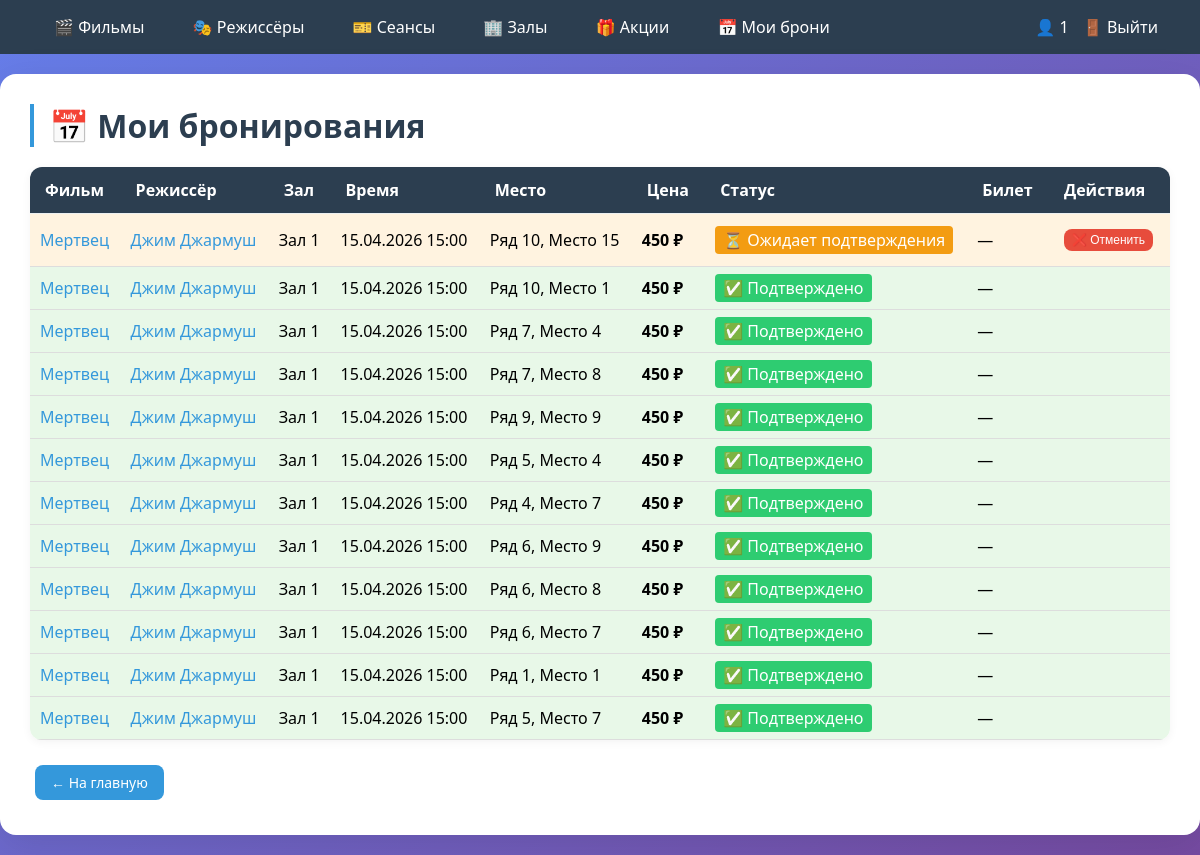
Screenshot of /my-bookings/ (signed in) with the database file from the repository.
### cinema/models.py (models this page shows, shortened)
class User(AbstractUser):
    birth_date = models.DateField('Дата рождения', null=True, blank=True)
    groups = models.ManyToManyField(
        'auth.Group',
        verbose_name='groups',
        blank=True,
        help_text='The groups this user belongs to.',
        related_name='cinema_user_set',
        related_query_name='cinema_user',
    )
    user_permissions = models.ManyToManyField(
        'auth.Permission',
        verbose_name='user permissions',
        blank=True,
        help_text='Specific permissions for this user.',
        related_name='cinema_user_set',
        related_query_name='cinema_user',
    )
    class Meta:
        verbose_name = 'Пользователь'
        verbose_name_plural = 'Пользователи'
        swappable = 'AUTH_USER_MODEL'

class Booking(models.Model):
    STATUS_CHOICES = [
        ('pending', 'Ожидает подтверждения'),
        ('confirmed', 'Подтверждено'),
        ('cancelled', 'Отменено'),
    ]
    session = models.ForeignKey(Session, on_delete=models.CASCADE, verbose_name='Сеанс', related_name='bookings')
    user = models.ForeignKey(User, on_delete=models.CASCADE, verbose_name='Пользователь', related_name='bookings')
    seat_row = models.IntegerField('Ряд')
    seat_number = models.IntegerField('Место')
    status = models.CharField('Статус', max_length=20, choices=STATUS_CHOICES, default='pending')
    created_at = models.DateTimeField('Дата бронирования', auto_now_add=True)
    class Meta:
        verbose_name = 'Бронирование'
        verbose_name_plural = 'Бронирования'
        unique_together = ('session', 'seat_row', 'seat_number')

class Session(models.Model):
    movie = models.ForeignKey(Movie, on_delete=models.CASCADE, verbose_name='Фильм', related_name='sessions')
    hall = models.ForeignKey(Hall, on_delete=models.CASCADE, verbose_name='Зал', related_name='sessions')
    start_time = models.DateTimeField('Время начала')
    price = models.DecimalField('Цена', max_digits=8, decimal_places=2)
    def get_active_promotion(self):
        from django.utils import timezone
        today = timezone.now().date()
        promotions = self.movie.promotion_set.filter(
            is_active=True,
            start_date__lte=today,
            end_date__gte=today
        )
        return promotions.first() if promotions.exists() else None
    class Meta:
        verbose_name = 'Сеанс'
        verbose_name_plural = 'Сеансы'

class Movie(models.Model):
    title = models.CharField('Название', max_length=200)
    description = models.TextField('Описание')
    duration_min = models.IntegerField('Длительность (мин)')
    rating = models.FloatField('Рейтинг', default=0.0)
    poster = models.ImageField('Постер', upload_to='posters/', blank=True, null=True)
    release_year = models.IntegerField('Год выпуска')
    director = models.ForeignKey(Director, on_delete=models.SET_NULL, null=True, blank=True, verbose_name='Режиссёр',
                                 related_name='movies')
    genres = models.ManyToManyField(Genre, through='MovieGenre', verbose_name='Жанры')
    class Meta:
        verbose_name = 'Фильм'
        verbose_name_plural = 'Фильмы'

class Director(models.Model):
    name = models.CharField('Имя', max_length=200)
    birth_date = models.DateField('Дата рождения', null=True, blank=True)
    birth_place = models.CharField('Место рождения', max_length=200, blank=True)
    biography = models.TextField('Биография', blank=True)
    photo = models.ImageField('Фото', upload_to='directors/', blank=True, null=True)
    class Meta:
        verbose_name = 'Режиссёр'
        verbose_name_plural = 'Режиссёры'

class Hall(models.Model):
    number = models.IntegerField('Номер зала', unique=True)
    capacity = models.IntegerField('Вместимость')
    sound_system = models.CharField('Звуковая система', max_length=100)
    class Meta:
        verbose_name = 'Кинозал'
        verbose_name_plural = 'Кинозалы'

### cinema/views.py (the view)
# urls.py: path('my-bookings/', views.my_bookings, name='my_bookings'),
@login_required
def my_bookings(request):
    bookings = Booking.objects.filter(user=request.user).select_related(
        'session', 'session__movie', 'session__hall'
    ).order_by('-created_at')
    return render(request, 'cinema/my_bookings.html', {'bookings': bookings})

### cinema/templates/cinema/my_bookings.html (shortened to what this page needs)
{% extends 'cinema/base.html' %}
{% block content %}
<h1>📅 Мои бронирования</h1>
{% if bookings %}
    <table style="width: 100%; border-collapse: collapse;">
        <thead>
            <tr>
                <th>Фильм</th>
                <th>Режиссёр</th>
                <th>Зал</th>
                <th>Время</th>
                <th>Место</th>
                <th>Цена</th>
                <th>Статус</th>
                <th>Билет</th>
                <th>Действия</th>
            </tr>
        </thead>
        <tbody>
            {% for booking in bookings %}
            <tr style="{% if booking.status == 'pending' %}background: #fff3e0;{% elif booking.status == 'cancelled' %}background: #f8d7da;{% elif booking.status == 'confirmed' %}background: #e8f8e8;{% endif %}">
                <td style="padding: 10px; border-bottom: 1px solid #ddd;">
                    {% if booking.session %}
                        <a href="{% url 'movie_detail' booking.session.movie.id %}">{{ booking.session.movie.title }}</a>
                    {% else %}
                        <span style="color: #888;">Сеанс удалён</span>
                    {% endif %}
                <td style="padding: 10px; border-bottom: 1px solid #ddd;">
                    {% if booking.session and booking.session.movie.director %}
                        <a href="{% url 'director_detail' booking.session.movie.director.id %}">{{ booking.session.movie.director.name }}</a>
                    {% else %}
                        —
                    {% endif %}
                <td style="padding: 10px; border-bottom: 1px solid #ddd;">
                    {% if booking.session %}
                        Зал {{ booking.session.hall.number }}
                    {% else %}
                        —
                    {% endif %}
                <td style="padding: 10px; border-bottom: 1px solid #ddd;">
                    {% if booking.session %}
                        {{ booking.session.start_time|date:"d.m.Y H:i" }}
                    {% else %}
                        —
                    {% endif %}
                <td style="padding: 10px; border-bottom: 1px solid #ddd;">Ряд {{ booking.seat_row }}, Место {{ booking.seat_number }}</a>
                <td style="padding: 10px; border-bottom: 1px solid #ddd;">
                    {% if booking.price_at_booking %}
                        {% if booking.discount_applied > 0 %}
                            <span style="text-decoration: line-through; color: #888;">{{ booking.session.price|floatformat:0 }} ₽</span>
                            <strong style="color: #2ecc71;">{{ booking.price_at_booking|floatformat:0 }} ₽</strong>
                            <span style="background: #f39c12; color: white; padding: 2px 6px; border-radius: 4px; font-size: 10px;">-{{ booking.discount_applied }}%</span>
                        {% else %}
                            <strong>{{ booking.price_at_booking|floatformat:0 }} ₽</strong>
                        {% endif %}
                    {% else %}
                        {% if booking.session %}
                            {% with promotion=booking.session.get_active_promotion %}
                                {% if promotion %}
                                    <span style="text-decoration: line-through; color: #888;">{{ booking.session.price|floatformat:0 }} ₽</span>
                                    <strong style="color: #2ecc71;">{{ booking.session.get_discounted_price|floatformat:0 }} ₽</strong>
                                    <span style="background: #f39c12; color: white; padding: 2px 6px; border-radius: 4px; font-size: 10px;">-{{ promotion.discount_percent }}%</span>
                                {% else %}
                                    <strong>{{ booking.session.price|floatformat:0 }} ₽</strong>
                                {% endif %}
                            {% endwith %}
                        {% else %}
                            —
                        {% endif %}
                    {% endif %}
                <td style="padding: 10px; border-bottom: 1px solid #ddd;">
                    {% if booking.status == 'pending' %}
                        <span style="background: #f39c12; color: white; padding: 3px 8px; border-radius: 4px;">⏳ Ожидает подтверждения</span>
                    {% elif booking.status == 'confirmed' %}
                        <span style="background: #2ecc71; color: white; padding: 3px 8px; border-radius: 4px;">✅ Подтверждено</span>
                    {% else %}
                        <span style="background: #e74c3c; color: white; padding: 3px 8px; border-radius: 4px;">❌ Отменено</span>
                    {% endif %}
                <td style="padding: 10px; border-bottom: 1px solid #ddd;">
                    {% if booking.ticket %}
                        🎫 <a href="{% url 'ticket_detail' booking.ticket.id %}">Билет #{{ booking.ticket.id }}</a>
                    {% else %}
                        —
                    {% endif %}
                <td style="padding: 10px; border-bottom: 1px solid #ddd;">
                    {% if booking.status == 'pending' and booking.session %}
                        <form method="post" action="{% url 'cancel_booking' booking.id %}" style="display: inline;">
                            <button type="submit" class="btn btn-danger" style="padding: 4px 8px; font-size: 12px;" onclick="return confirm('Отменить бронирование?')">❌ Отменить</button>
                        </form>
                    {% elif booking.status == 'cancelled' %}
                        <span style="color: #888;">—</span>
                    {% endif %}
            </tr>
            {% endfor %}
        </tbody>
    </table>
{% endif %}
<div style="margin-top: 20px;">
    <a href="{% url 'movie_list' %}" class="btn">← На главную</a>
</div>
{% endblock %}

### cinema/templates/cinema/base.html (shortened to what this page needs)
{% load static %}
<!DOCTYPE html>
<html lang="ru">
<head>
    <link rel="stylesheet" href="{% static 'cinema/style.css' %}">
</head>
<body>
    <nav>
        <div>
            <a href="{% url 'movie_list' %}">🎬 Фильмы</a>
            <a href="{% url 'director_list' %}">🎭 Режиссёры</a>
            <a href="{% url 'session_list' %}">🎫 Сеансы</a>
            <a href="{% url 'hall_list' %}">🏢 Залы</a>
            <a href="{% url 'promotion_list' %}">🎁 Акции</a>
            {% if user.is_authenticated %}
                <a href="{% url 'my_bookings' %}">📅 Мои брони</a>
            {% endif %}
        </div>
        <div>
            {% if user.is_authenticated %}
                <span>👤 {{ user.username }}</span>
                <form method="post" action="{% url 'logout' %}" style="display: inline;">
                    <button type="submit">🚪 Выйти</button>
                </form>
            {% else %}
                <a href="{% url 'login' %}">🔐 Вход</a>
                <a href="{% url 'register' %}">📝 Регистрация</a>
            {% endif %}
        </div>
    </nav>
    <div class="container">
        {% block content %}{% endblock %}
    </div>
</body>
</html>

### cinema/static/cinema/style.css (style rules this page uses)
* { margin: 0; padding: 0; box-sizing: border-box; }
body { font-family: Arial, sans-serif; background: #f5f5f5; }
nav { background: #2c3e50; color: white; padding: 1rem 2rem; display: flex; justify-content: space-between; align-items: center; flex-wrap: wrap; }
nav a { color: white; text-decoration: none; margin: 0 10px; }
nav button { background: none; border: none; color: white; cursor: pointer; font: inherit; margin: 0 10px; }
.container { max-width: 1200px; margin: 20px auto; padding: 20px; background: white; border-radius: 8px; box-shadow: 0 0 10px rgba(0, 0, 0, 0.1); }
h1 { margin-bottom: 20px; color: #2c3e50; }
table { width: 100%; border-collapse: collapse; margin: 20px 0; }
th, td { padding: 12px; text-align: left; border-bottom: 1px solid #ddd; }
th { background: #2c3e50; color: white; }
.btn { display: inline-block; padding: 8px 16px; background: #3498db; color: white; text-decoration: none; border-radius: 4px; margin: 5px; border: none; cursor: pointer; font-size: 14px; }
.btn-danger { background: #e74c3c; }
a { text-decoration: none !important; }
.btn { text-decoration: none !important; }
body { font-family: 'Segoe UI', Tahoma, Geneva, Verdana, sans-serif; background: linear-gradient(135deg, #667eea 0%, #764ba2 100%); min-height: 100vh; }
a { text-decoration: none; color: #3498db; transition: all 0.3s ease; position: relative; }
nav a { color: white; font-weight: 500; padding: 8px 12px; border-radius: 8px; transition: all 0.3s ease; }
.container { max-width: 1200px; margin: 20px auto; padding: 30px; background: white; border-radius: 16px; box-shadow: 0 10px 40px rgba(0, 0, 0, 0.1); }
h1 { font-size: 2rem; color: #2c3e50; margin-bottom: 20px; border-left: 4px solid #3498db; padding-left: 15px; }
table { width: 100%; border-collapse: collapse; margin: 20px 0; border-radius: 12px; overflow: hidden; box-shadow: 0 2px 10px rgba(0, 0, 0, 0.05); }
th, td { padding: 12px 15px; text-align: left; border-bottom: 1px solid #ecf0f1; }
th { background: #2c3e50; color: white; font-weight: 600; }
.btn { display: inline-block; padding: 8px 16px; border-radius: 8px; font-size: 14px; font-weight: 500; text-align: center; cursor: pointer; transition: all 0.3s ease; border: none; background: #3498db; color: white; }

### rows the page displays
User: username "1"
Booking: session.movie "Мертвец", session.movie.director.name "Джим Джармуш", session.hall.number "1", session.start_time "15.04.2026 15:00", seat_row "10", seat_number "15", session.price "450", status "⏳ Ожидает подтверждения"
Booking: session.movie "Мертвец", session.movie.director.name "Джим Джармуш", session.hall.number "1", session.start_time "15.04.2026 15:00", seat_row "10", seat_number "1", session.price "450", status "✅ Подтверждено"
Booking: session.movie "Мертвец", session.movie.director.name "Джим Джармуш", session.hall.number "1", session.start_time "15.04.2026 15:00", seat_row "7", seat_number "4", session.price "450", status "✅ Подтверждено"
Booking: session.movie "Мертвец", session.movie.director.name "Джим Джармуш", session.hall.number "1", session.start_time "15.04.2026 15:00", seat_row "7", seat_number "8", session.price "450", status "✅ Подтверждено"
Booking: session.movie "Мертвец", session.movie.director.name "Джим Джармуш", session.hall.number "1", session.start_time "15.04.2026 15:00", seat_row "9", seat_number "9", session.price "450", status "✅ Подтверждено"
Booking: session.movie "Мертвец", session.movie.director.name "Джим Джармуш", session.hall.number "1", session.start_time "15.04.2026 15:00", seat_row "5", seat_number "4", session.price "450", status "✅ Подтверждено"
Booking: session.movie "Мертвец", session.movie.director.name "Джим Джармуш", session.hall.number "1", session.start_time "15.04.2026 15:00", seat_row "4", seat_number "7", session.price "450", status "✅ Подтверждено"
Booking: session.movie "Мертвец", session.movie.director.name "Джим Джармуш", session.hall.number "1", session.start_time "15.04.2026 15:00", seat_row "6", seat_number "9", session.price "450", status "✅ Подтверждено"
Booking: session.movie "Мертвец", session.movie.director.name "Джим Джармуш", session.hall.number "1", session.start_time "15.04.2026 15:00", seat_row "6", seat_number "8", session.price "450", status "✅ Подтверждено"
Booking: session.movie "Мертвец", session.movie.director.name "Джим Джармуш", session.hall.number "1", session.start_time "15.04.2026 15:00", seat_row "6", seat_number "7", session.price "450", status "✅ Подтверждено"
Booking: session.movie "Мертвец", session.movie.director.name "Джим Джармуш", session.hall.number "1", session.start_time "15.04.2026 15:00", seat_row "1", seat_number "1", session.price "450", status "✅ Подтверждено"
Booking: session.movie "Мертвец", session.movie.director.name "Джим Джармуш", session.hall.number "1", session.start_time "15.04.2026 15:00", seat_row "5", seat_number "7", session.price "450", status "✅ Подтверждено"
